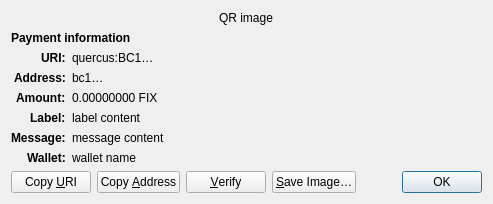
<?xml version="1.0" encoding="UTF-8"?>
<ui version="4.0">
 <class>ReceiveRequestDialog</class>
 <widget class="QDialog" name="ReceiveRequestDialog">
  <property name="geometry">
   <rect>
    <x>0</x>
    <y>0</y>
    <width>413</width>
    <height>229</height>
   </rect>
  </property>
  <property name="windowTitle">
   <string>Request payment to …</string>
  </property>
  <layout class="QGridLayout" name="gridLayout" columnstretch="0,1">
   <property name="sizeConstraint">
    <enum>QLayout::SetFixedSize</enum>
   </property>
   <item row="0" column="0" colspan="2" alignment="Qt::AlignHCenter">
    <widget class="QRImageWidget" name="qr_code">
     <property name="text">
      <string notr="true">QR image</string>
     </property>
     <property name="textInteractionFlags">
      <set>Qt::NoTextInteraction</set>
     </property>
    </widget>
   </item>
   <item row="1" column="0" colspan="2">
    <widget class="QLabel" name="payment_header">
     <property name="font">
      <font>
       <weight>75</weight>
       <bold>true</bold>
      </font>
     </property>
     <property name="text">
      <string>Payment information</string>
     </property>
     <property name="textInteractionFlags">
      <set>Qt::NoTextInteraction</set>
     </property>
    </widget>
   </item>
   <item row="2" column="0" alignment="Qt::AlignRight|Qt::AlignTop">
    <widget class="QLabel" name="uri_tag">
     <property name="font">
      <font>
       <weight>75</weight>
       <bold>true</bold>
      </font>
     </property>
     <property name="text">
      <string notr="true">URI:</string>
     </property>
     <property name="textFormat">
      <enum>Qt::PlainText</enum>
     </property>
     <property name="textInteractionFlags">
      <set>Qt::NoTextInteraction</set>
     </property>
    </widget>
   </item>
   <item row="2" column="1" alignment="Qt::AlignTop">
    <widget class="QLabel" name="uri_content">
     <property name="text">
      <string notr="true">quercus:BC1…</string>
     </property>
     <property name="textFormat">
      <enum>Qt::RichText</enum>
     </property>
     <property name="wordWrap">
      <bool>true</bool>
     </property>
     <property name="textInteractionFlags">
      <set>Qt::TextSelectableByMouse</set>
     </property>
    </widget>
   </item>
   <item row="3" column="0" alignment="Qt::AlignRight|Qt::AlignTop">
    <widget class="QLabel" name="address_tag">
     <property name="font">
      <font>
       <weight>75</weight>
       <bold>true</bold>
      </font>
     </property>
     <property name="text">
      <string>Address:</string>
     </property>
     <property name="textInteractionFlags">
      <set>Qt::NoTextInteraction</set>
     </property>
    </widget>
   </item>
   <item row="3" column="1" alignment="Qt::AlignTop">
    <widget class="QLabel" name="address_content">
     <property name="text">
      <string notr="true">bc1…</string>
     </property>
     <property name="textFormat">
      <enum>Qt::PlainText</enum>
     </property>
     <property name="textInteractionFlags">
      <set>Qt::TextSelectableByMouse</set>
     </property>
    </widget>
   </item>
   <item row="4" column="0" alignment="Qt::AlignRight|Qt::AlignTop">
    <widget class="QLabel" name="amount_tag">
     <property name="font">
      <font>
       <weight>75</weight>
       <bold>true</bold>
      </font>
     </property>
     <property name="text">
      <string>Amount:</string>
     </property>
     <property name="textInteractionFlags">
      <set>Qt::NoTextInteraction</set>
     </property>
    </widget>
   </item>
   <item row="4" column="1" alignment="Qt::AlignTop">
    <widget class="QLabel" name="amount_content">
     <property name="text">
      <string notr="true">0.00000000 FIX</string>
     </property>
     <property name="textFormat">
      <enum>Qt::PlainText</enum>
     </property>
     <property name="textInteractionFlags">
      <set>Qt::TextSelectableByMouse</set>
     </property>
    </widget>
   </item>
   <item row="5" column="0" alignment="Qt::AlignRight|Qt::AlignTop">
    <widget class="QLabel" name="label_tag">
     <property name="font">
      <font>
       <weight>75</weight>
       <bold>true</bold>
      </font>
     </property>
     <property name="text">
      <string>Label:</string>
     </property>
     <property name="textInteractionFlags">
      <set>Qt::NoTextInteraction</set>
     </property>
    </widget>
   </item>
   <item row="5" column="1" alignment="Qt::AlignTop">
    <widget class="QLabel" name="label_content">
     <property name="text">
      <string notr="true">label content</string>
     </property>
     <property name="textFormat">
      <enum>Qt::PlainText</enum>
     </property>
     <property name="wordWrap">
      <bool>true</bool>
     </property>
     <property name="textInteractionFlags">
      <set>Qt::TextSelectableByMouse</set>
     </property>
    </widget>
   </item>
   <item row="6" column="0" alignment="Qt::AlignRight|Qt::AlignTop">
    <widget class="QLabel" name="message_tag">
     <property name="font">
      <font>
       <weight>75</weight>
       <bold>true</bold>
      </font>
     </property>
     <property name="text">
      <string>Message:</string>
     </property>
     <property name="textInteractionFlags">
      <set>Qt::NoTextInteraction</set>
     </property>
    </widget>
   </item>
   <item row="6" column="1" alignment="Qt::AlignTop">
    <widget class="QLabel" name="message_content">
     <property name="text">
      <string notr="true">message content</string>
     </property>
     <property name="textFormat">
      <enum>Qt::PlainText</enum>
     </property>
     <property name="wordWrap">
      <bool>true</bool>
     </property>
     <property name="textInteractionFlags">
      <set>Qt::TextSelectableByMouse</set>
     </property>
    </widget>
   </item>
   <item row="7" column="0" alignment="Qt::AlignRight|Qt::AlignTop">
    <widget class="QLabel" name="wallet_tag">
     <property name="font">
      <font>
       <weight>75</weight>
       <bold>true</bold>
      </font>
     </property>
     <property name="text">
      <string>Wallet:</string>
     </property>
     <property name="textInteractionFlags">
      <set>Qt::NoTextInteraction</set>
     </property>
    </widget>
   </item>
   <item row="7" column="1" alignment="Qt::AlignTop">
    <widget class="QLabel" name="wallet_content">
     <property name="text">
      <string notr="true">wallet name</string>
     </property>
     <property name="textFormat">
      <enum>Qt::PlainText</enum>
     </property>
     <property name="wordWrap">
      <bool>true</bool>
     </property>
     <property name="textInteractionFlags">
      <set>Qt::TextSelectableByMouse</set>
     </property>
    </widget>
   </item>
   <item row="8" column="0" colspan="2">
    <layout class="QHBoxLayout" name="horizontalLayout">
     <item>
      <widget class="QPushButton" name="btnCopyURI">
       <property name="text">
        <string>Copy &amp;URI</string>
       </property>
       <property name="autoDefault">
        <bool>false</bool>
       </property>
      </widget>
     </item>
     <item>
      <widget class="QPushButton" name="btnCopyAddress">
       <property name="text">
        <string>Copy &amp;Address</string>
       </property>
       <property name="autoDefault">
        <bool>false</bool>
       </property>
      </widget>
     </item>
     <item>
      <widget class="QPushButton" name="btnVerify">
       <property name="text">
        <string>&amp;Verify</string>
       </property>
       <property name="toolTip">
        <string>Verify this address on e.g. a hardware wallet screen</string>
       </property>
       <property name="autoDefault">
        <bool>false</bool>
       </property>
      </widget>
     </item>
     <item>
      <widget class="QPushButton" name="btnSaveAs">
       <property name="text">
        <string>&amp;Save Image…</string>
       </property>
       <property name="autoDefault">
        <bool>false</bool>
       </property>
      </widget>
     </item>
     <item>
      <spacer name="horizontalSpacer_2">
       <property name="orientation">
        <enum>Qt::Horizontal</enum>
       </property>
       <property name="sizeHint" stdset="0">
        <size>
         <width>40</width>
         <height>20</height>
        </size>
       </property>
      </spacer>
     </item>
     <item>
      <widget class="QDialogButtonBox" name="buttonBox">
       <property name="focusPolicy">
        <enum>Qt::StrongFocus</enum>
       </property>
       <property name="standardButtons">
        <set>QDialogButtonBox::Ok</set>
       </property>
      </widget>
     </item>
    </layout>
   </item>
  </layout>
 </widget>
 <customwidgets>
  <customwidget>
   <class>QRImageWidget</class>
   <extends>QLabel</extends>
   <header>qt/qrimagewidget.h</header>
  </customwidget>
 </customwidgets>
 <tabstops>
  <tabstop>buttonBox</tabstop>
  <tabstop>btnCopyURI</tabstop>
  <tabstop>btnCopyAddress</tabstop>
  <tabstop>btnSaveAs</tabstop>
 </tabstops>
 <resources/>
 <connections>
  <connection>
   <sender>buttonBox</sender>
   <signal>accepted()</signal>
   <receiver>ReceiveRequestDialog</receiver>
   <slot>accept()</slot>
   <hints>
    <hint type="sourcelabel">
     <x>135</x>
     <y>230</y>
    </hint>
    <hint type="destinationlabel">
     <x>135</x>
     <y>126</y>
    </hint>
   </hints>
  </connection>
 </connections>
</ui>
